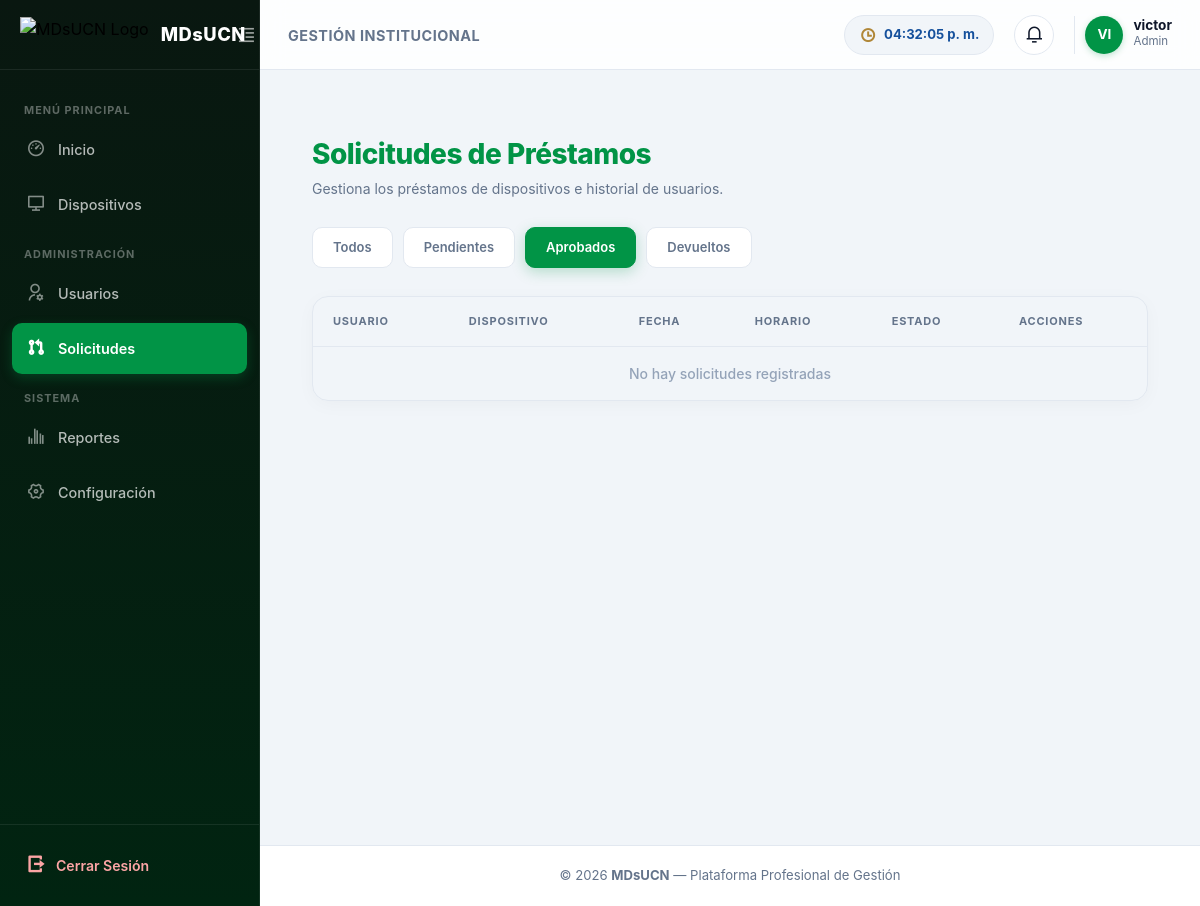
Before: /prestamos/?estado=aprobado (signed in) with the older database file.
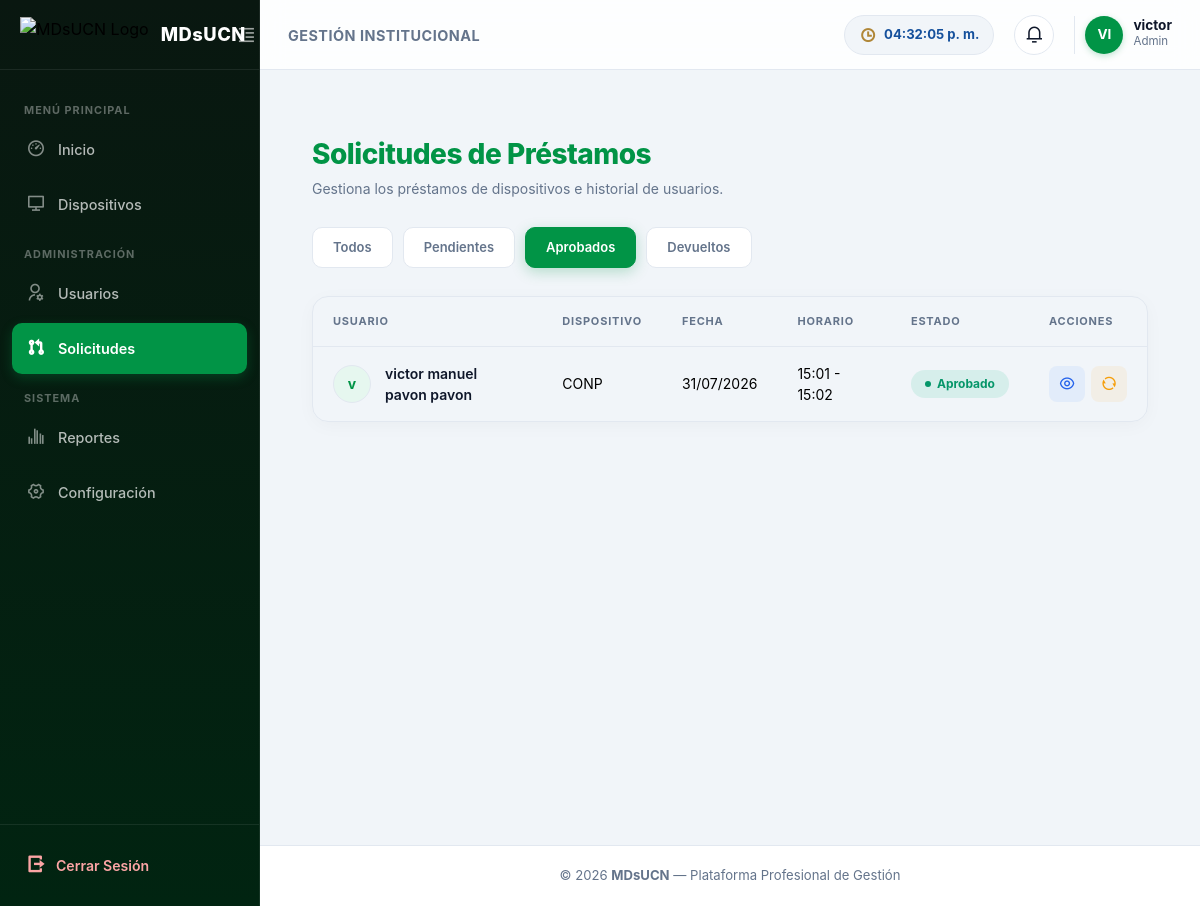
After: the same page with the newer database file.
### appOne/models.py (models this page shows, shortened)
class Usuario(AbstractUser):
    username = models.CharField(max_length=150, unique=True)
    nombre_completo = models.CharField(max_length=150)
    correo_institucional = models.EmailField(unique=True)
    codigo = models.CharField(max_length=20, unique=True)
    rol = models.CharField(max_length=20, choices=ROLES, default="Docente")
    USERNAME_FIELD = "correo_institucional"
    REQUIRED_FIELDS = ["username", "nombre_completo", "codigo"]
    objects = UsuarioManager()

class Prestamo(models.Model):
    ESTADO_PENDIENTE = 'pendiente'
    ESTADO_APROBADO = 'aprobado'
    ESTADO_RECHAZADO = 'rechazado'
    ESTADO_DEVUELTO = 'devuelto'
    ESTADO_CHOICES = [
        (ESTADO_PENDIENTE, 'Pendiente'),
        (ESTADO_APROBADO, 'Aprobado'),
        (ESTADO_RECHAZADO, 'Rechazado'),
        (ESTADO_DEVUELTO, 'Devuelto'),
    ]
    usuario = models.ForeignKey(
        'Usuario',
        on_delete=models.CASCADE,
        related_name="prestamos"
    )
    dispositivo = models.ForeignKey(
        'Dispositivo',
        on_delete=models.CASCADE,
        related_name="prestamos"
    )
    motivo = models.TextField()
    fecha_uso = models.DateField()
    hora_inicio = models.TimeField()
    hora_entrega = models.TimeField()
    estado = models.CharField(
        max_length=10,
        choices=ESTADO_CHOICES,
        default=ESTADO_PENDIENTE
    )
    fecha_solicitud = models.DateTimeField(auto_now_add=True)
    fecha_devolucion_real = models.DateTimeField(
        blank=True,
        null=True,
        help_text="Fecha y hora exacta en que se registró la devolución"
    )
    observaciones_devolucion = models.TextField(
        blank=True,
        null=True,
        help_text="Estado físico en que se recibe el equipo (daños, accesorios faltantes, etc.)"
    )

class Dispositivo(models.Model):
    ESTADO_DISPONIBLE = 'disponible'
    ESTADO_PRESTADO = 'prestado'
    ESTADO_MANTENIMIENTO = 'mantenimiento'
    ESTADO_DANADO = 'danado'
    ESTADO_CHOICES = [
        (ESTADO_DISPONIBLE, 'Disponible'),
        (ESTADO_PRESTADO, 'En Préstamo'),
        (ESTADO_MANTENIMIENTO, 'En Mantenimiento'),
        (ESTADO_DANADO, 'Dañado / Inoperativo'),
    ]
    nombre_dispositivo = models.CharField(max_length=100)
    marca = models.CharField(max_length=50)
    codigo_inventario = models.CharField(max_length=50, unique=True)
    imagen = models.ImageField(upload_to='dispositivos/', blank=True, null=True)
    descripcion = models.TextField(blank=True, null=True)
    accesorios = models.TextField(blank=True, null=True)
    observacion = models.TextField(blank=True, null=True)
    estado = models.CharField(
        max_length=20,
        choices=ESTADO_CHOICES,
        default=ESTADO_DISPONIBLE
    )

### appOne/views.py (the view)
# urls.py: path('prestamos/', views.solicitudes_prestamos, name='solicitudes_prestamos'),
@login_required
def solicitudes_prestamos(request):
    estado = request.GET.get("estado")
    estado_actual = estado if estado else "todos"
    if estado_actual == "todos" and request.session.get("ocultar_todos", False):
        prestamos = Prestamo.objects.none()
    else:
        if request.user.rol == "Admin" or request.user.is_superuser:
            prestamos = Prestamo.objects.select_related('usuario', 'dispositivo').all()
        else:
            prestamos = Prestamo.objects.select_related('usuario', 'dispositivo').filter(usuario=request.user)
        if estado_actual != "todos":
            prestamos = prestamos.filter(estado=estado_actual)
        prestamos = prestamos.order_by("-fecha_solicitud")
    return render(request, "appOne/solicitudes.html", {
        "prestamos": prestamos,
        "estado_actual": estado_actual
    })

### appOne/templates/appOne/solicitudes.html (shortened to what this page needs)
{% extends "appOne/dashboard.html" %}
{% load static %}
{% block extra_css %}
<link rel="stylesheet" href="{% static 'appOne/css/solicitudes.css' %}">
<link href="https://cdn.jsdelivr.net/npm/remixicon/fonts/remixicon.css" rel="stylesheet">
{% endblock %}
{% block contenido %}
<div class="solicitudes-container">
    <div class="header header-flex">
        <div>
            <h2>Solicitudes de Préstamos</h2>
            <p>Gestiona los préstamos de dispositivos e historial de usuarios.</p>
        </div>
    </div>
    <div class="filtros">
        <a href="?estado=todos" class="filtro {% if estado_actual == 'todos' or not estado_actual %}activo{% endif %}">Todos</a>
        <a href="?estado=pendiente" class="filtro {% if estado_actual == 'pendiente' %}activo{% endif %}">Pendientes</a>
        <a href="?estado=aprobado" class="filtro {% if estado_actual == 'aprobado' %}activo{% endif %}">Aprobados</a>
        <a href="?estado=devuelto" class="filtro {% if estado_actual == 'devuelto' %}activo{% endif %}">Devueltos</a>
    </div>
    <div class="table-wrapper">
        <table class="table-dashboard">
            <thead>
                <tr>
                    <th>Usuario</th>
                    <th>Dispositivo</th>
                    <th>Fecha</th>
                    <th>Horario</th>
                    <th>Estado</th>
                    <th>Acciones</th>
                </tr>
            </thead>
            <tbody>
                {% for p in prestamos %}
                <tr>
                    <td class="user-cell" data-label="Usuario">
                        <div class="avatar">
                            {{ p.usuario.nombre_completo|slice:":1" }}
                        </div>
                        <span>{{ p.usuario.nombre_completo }}</span>
                    </td>
                    <td data-label="Dispositivo">{{ p.dispositivo.nombre_dispositivo }}</td>
                    <td data-label="Fecha">{{ p.fecha_uso|date:"d/m/Y" }}</td>
                    <td data-label="Horario">{{ p.hora_inicio|time:"H:i" }} - {{ p.hora_entrega|time:"H:i" }}</td>
                    <td data-label="Estado">
                        <span class="estado {{ p.estado|lower }}">
                            {{ p.estado|capfirst }}
                        </span>
                    </td>
                    <td class="acciones" data-label="Acciones">
                        <button type="button" class="btn info" title="Ver Detalles"
                            onclick="abrirModalDetalles(
                                '{{ p.usuario.nombre_completo|escapejs }}',
                                '{{ p.usuario.email|default:''|escapejs }}',
                                '{{ p.dispositivo.nombre_dispositivo|escapejs }}',
                                '{{ p.dispositivo.codigo_inventario|default:'N/A'|escapejs }}',
                                '{{ p.dispositivo.marca|default:'N/A'|escapejs }}',
                                '{{ p.motivo|default:'Sin especificar'|escapejs }}',
                                '{{ p.fecha_solicitud|date:'d/m/Y H:i'|default:'—' }}',
                                '{{ p.fecha_aprobacion|date:'d/m/Y H:i'|default:'—' }}',
                                '{{ p.fecha_uso|date:'d/m/Y' }} {{ p.hora_inicio|time:'H:i' }}',
                                '{{ p.fecha_devolucion_real|date:'d/m/Y H:i'|default:'Pendiente' }}',
                                '{{ p.estado|capfirst }}',
                                '{{ p.observaciones_devolucion|default:'Sin observaciones'|escapejs }}'
                            )">
                            <i class="ri-eye-line"></i>
                        </button>
                        {% if request.user.rol == "Admin" %}
                            {% if p.estado == "pendiente" %}
                            <a href="{% url 'aprobar_prestamo' p.id %}" class="btn success" title="Aprobar">
                                <i class="ri-check-line"></i>
                            </a>
                            <a href="{% url 'rechazar_prestamo' p.id %}" class="btn danger" title="Rechazar">
                                <i class="ri-close-line"></i>
                            </a>
                            {% elif p.estado == "aprobado" %}
                            <button type="button" class="btn warning" title="Devolver Dispositivo"
                                onclick="abrirModalDevolucion('{{ p.id }}', '{{ p.dispositivo.nombre_dispositivo|escapejs }}', '{{ p.usuario.nombre_completo|escapejs }}')">
                                <i class="ri-refresh-line"></i>
                            </button>
                            {% endif %}
                        {% endif %}
                    </td>
                </tr>
                {% empty %}
                <tr>
                    <td colspan="6" class="no-data">
                        No hay solicitudes registradas
                    </td>
                </tr>
                {% endfor %}
            </tbody>
        </table>
    </div>
</div>
{% endblock %}

### appOne/templates/appOne/dashboard.html (shortened to what this page needs)
{% load static %}
<!DOCTYPE html>
<html lang="es">
<head>
  <link href="https://cdn.jsdelivr.net/npm/remixicon@3.5.0/fonts/remixicon.css" rel="stylesheet">
  <link rel="stylesheet" href="{% static 'appOne/css/dashboard.css' %}">
  {% block extra_css %}{% endblock %}
</head>
<body>
  <div class="app-layout">
    <aside class="sidebar" id="sidebar">
      <div class="sidebar-header">
        <div class="brand">
          <img src="https://uploads.onecompiler.io/43nzu6ce2/43x2n985z/eslogan%20.png" alt="MDsUCN Logo" class="brand-logo">
          <span class="brand-name">MDsUCN</span>
        </div>
        <button class="toggle-sidebar-btn" id="toggleSidebar" aria-label="Toggle Sidebar">
          <i class="ri-indent-decrease"></i>
        </button>
      </div>
      <nav class="sidebar-nav">
        <div class="nav-section-title">MENÚ PRINCIPAL</div>
        <a href="{% url 'dashboardinicio' %}"
          class="nav-item {% if request.resolver_match.url_name == 'dashboardinicio' %}active{% endif %}">
          <i class="ri-dashboard-3-line"></i>
          <span>Inicio</span>
        </a>
        <a href="{% url 'listardispositivos' %}"
          class="nav-item {% if request.resolver_match.url_name == 'listardispositivos' %}active{% endif %}">
          <i class="ri-computer-line"></i>
          <span>Dispositivos</span>
        </a>
        {% if request.user.rol == "Admin" %}
        <div class="nav-section-title">ADMINISTRACIÓN</div>
        <a href="{% url 'panel_usuarios' %}"
          class="nav-item {% if request.resolver_match.url_name == 'panel_usuarios' %}active{% endif %}">
          <i class="ri-user-settings-line"></i>
          <span>Usuarios</span>
        </a>
        <a href="{% url 'solicitudes_prestamos' %}"
          class="nav-item {% if request.resolver_match.url_name == 'solicitudes_prestamos' %}active{% endif %}">
          <i class="ri-git-pull-request-line"></i>
          <span>Solicitudes</span>
        </a>
        {% endif %}
        <div class="nav-section-title">SISTEMA</div>
        <a href="{% url 'reportes' %}"
          class="nav-item {% if request.resolver_match.url_name == 'reportes' %}active{% endif %}">
          <i class="ri-bar-chart-grouped-line"></i>
          <span>Reportes</span>
        </a>
        <a href="{% url 'configuracion' %}"
          class="nav-item {% if request.resolver_match.url_name == 'configuracion' %}active{% endif %}">
          <i class="ri-settings-4-line"></i>
          <span>Configuración</span>
        </a>
      </nav>
      <div class="sidebar-footer">
        <a href="{% url 'logout' %}" class="logout-btn">
          <i class="ri-logout-box-r-line"></i>
          <span>Cerrar Sesión</span>
        </a>
      </div>
    </aside>
    <div class="main-wrapper">
      <header class="topbar">
        <div class="topbar-left">
          <div class="page-title">
            <span>Gestión Institucional</span>
          </div>
        </div>
        <div class="topbar-right">
          <div class="clock-badge">
            <i class="ri-time-line"></i>
            <span id="clock-nicaragua">00:00:00</span>
          </div>
          <div class="dropdown-wrapper">
            <button class="icon-btn" id="notifBtn" aria-label="Notificaciones">
              <i class="ri-notification-3-line"></i>
            </button>
          </div>
          <div class="user-profile">
            <div class="user-avatar">
              {{ request.user.username|slice:":2"|upper }}
            </div>
            <div class="user-meta">
              <span class="user-name">{{ request.user.username }}</span>
              <span class="user-role">{{ request.user.rol|default:"Usuario" }}</span>
            </div>
          </div>
        </div>
      </header>
      <main class="content-body">
        {% block contenido %}{% endblock %}
      </main>
      <footer class="app-footer">
        <p>© 2026 <strong>MDsUCN</strong> — Plataforma Profesional de Gestión</p>
      </footer>
    </div>
  </div>
</body>
</html>

### appOne/static/appOne/css/solicitudes.css (style rules this page uses)
body { color: var(--text); font-family: 'Inter', -apple-system, BlinkMacSystemFont, "Segoe UI", Roboto, sans-serif; margin: 0; -webkit-font-smoothing: antialiased; }
.solicitudes-container { padding: 40px 24px; max-width: 1320px; margin: 0 auto; }
.header { margin-bottom: 28px; }
.header h2 { font-size: 28px; margin: 0 0 6px 0; color: var(--primary); font-weight: 800; letter-spacing: -0.5px; line-height: 1.2; }
.header p { color: var(--muted, #64748b); font-size: 14px; margin: 0; font-weight: 400; }
.header-flex { display: flex; justify-content: space-between; align-items: flex-start; gap: 16px; flex-wrap: wrap; }
.filtros { display: flex; gap: 10px; margin-bottom: 28px; flex-wrap: wrap; align-items: center; }
.filtro { padding: 10px 20px; border-radius: 10px; background: var(--card, #ffffff); color: var(--muted, #64748b); text-decoration: none; font-size: 13px; font-weight: 600; border: 1px solid var(--border, #e2e8f0); transition: all 0.2s ease; display: inline-flex; align-items: center; justify-content: center; }
.filtro.activo { background: var(--primary); color: white; border-color: var(--primary); box-shadow: 0 4px 14px rgba(1, 148, 70, 0.25); }
.table-wrapper { border-radius: var(--radius, 16px); overflow: hidden; box-shadow: 0 4px 20px -2px rgba(0, 0, 0, 0.04); border: 1px solid var(--border, #e2e8f0); }
.table-dashboard { width: 100%; border-collapse: separate; border-spacing: 0; }
.table-dashboard th { padding: 16px 20px; text-align: left; font-size: 11px; color: var(--muted, #64748b); font-weight: 700; text-transform: uppercase; letter-spacing: 0.8px; border-bottom: 1px solid var(--border, #e2e8f0); }
.table-dashboard td { padding: 16px 20px; border-top: 1px solid var(--border, #e2e8f0); font-size: 14px; vertical-align: middle; transition: background 0.2s ease; }
.table-dashboard tbody tr:first-child td { border-top: none; }
.user-cell { display: flex; align-items: center; gap: 14px; }
.user-cell span { font-weight: 600; color: var(--text, #0f172a); }
.avatar { width: 38px; height: 38px; border-radius: 50%; background: var(--primary-light, rgba(1, 148, 70, 0.12)); color: var(--primary); display: flex; align-items: center; justify-content: center; font-weight: 700; font-size: 14px; border: 1px solid var(--border, #e2e8f0); flex-shrink: 0; }
.estado { padding: 5px 14px; border-radius: 20px; font-size: 12px; font-weight: 700; display: inline-flex; align-items: center; gap: 6px; text-transform: capitalize; }
.estado.aprobado { background: rgba(16, 185, 129, 0.12); color: #059669; }
.estado.aprobado::before { content: ""; width: 6px; height: 6px; border-radius: 50%; background: #059669; }
.acciones { display: flex; gap: 6px; }
.btn { width: 36px; height: 36px; border-radius: 8px; display: inline-flex; align-items: center; justify-content: center; transition: all 0.2s ease; cursor: pointer; text-decoration: none; font-size: 16px; border: 1px solid transparent; }
.btn.info { background: rgba(59, 130, 246, 0.08); color: #2563eb; }
.btn.warning { background: rgba(245, 158, 11, 0.08); color: #f59e0b; }

Changed rows visible on the page:
added Prestamo: usuario.nombre_completo "v", usuario.nombre_completo "victor manuel pavon pavon", dispositivo.nombre_dispositivo "CONP", fecha_uso "31/07/2026", hora_inicio "15:01", hora_entrega "15:02", estado "Aprobado"
Other visible differences:
text no longer shown: "No hay solicitudes registradas"
